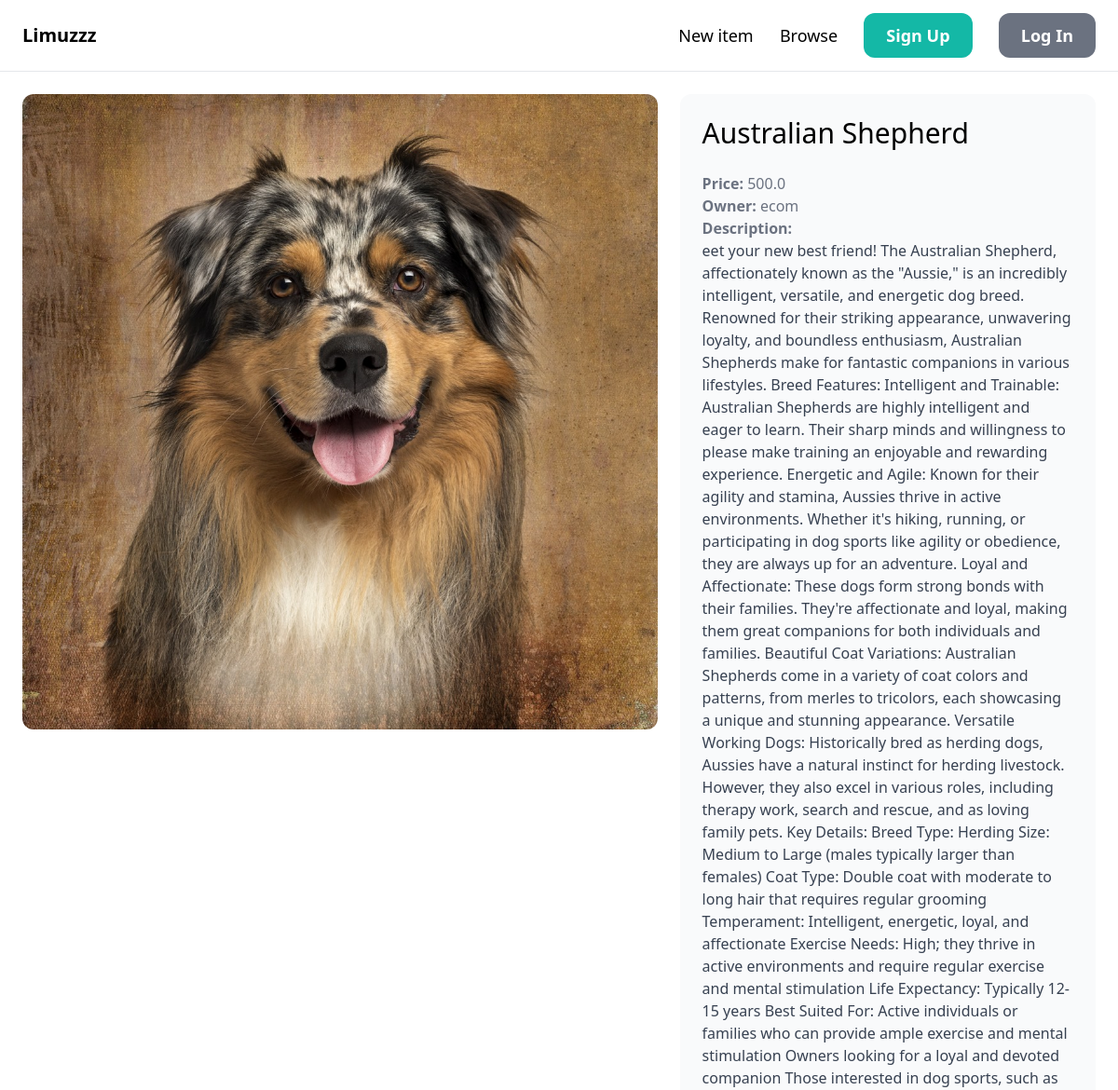
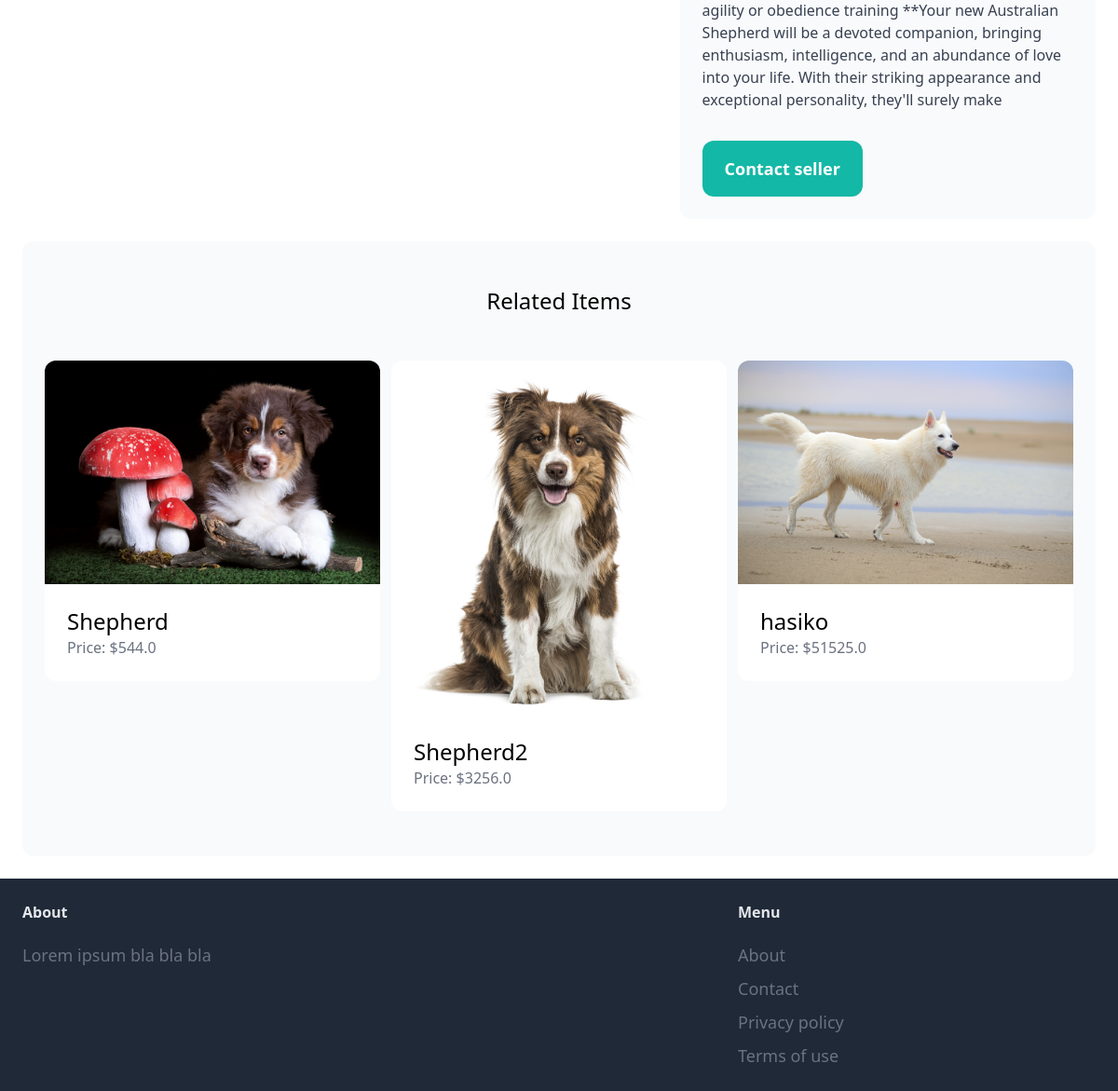
Page /items/4/ on the committed database (2 pictures, top to bottom).
### item/models.py (models this page shows, shortened)
class Item(models.Model):
    category= models.ForeignKey(Category, related_name='items', on_delete=models.CASCADE)
    name = models.CharField(max_length=255)
    description = models.TextField(blank=True, null=True)
    price = models.FloatField()
    image = models.ImageField(upload_to='item_images', blank=True, null=True)
    is_sold = models.BooleanField(default=False)
    created_by = models.ForeignKey(User, related_name='iteams', on_delete=models.CASCADE)
    created_at = models.DateTimeField(auto_now=True)

### item/views.py (the view)
# urls.py: path('<int:pk>/', views.detail, name='detail'),
def detail(request, pk):
    item = get_object_or_404(Item, pk=pk)
    relate_items = Item.objects.filter(category=item.category, is_sold=False).exclude(pk=pk)[0:3]
    return render(request, 'item/detail.html',{
        'item':item,
        'relate_items': relate_items,
    })

### item/templates/item/detail.html (shortened to what this page needs)
{% extends "core/base.html" %}
{% block content %}
<div class="grid grid-cols-5 gap-6">
    <div class="col-span-3">
        <img src="{{item.image.url}}" class="rounded-xl">
    </div>
    <div class="col-span-2 p-6 bg-gray-50 rounded-xl">
        <h1 class="mb-6 text-3xl">{{item.name}}</h1>
        <p class="text-gray-500"><strong>Price: </strong> {{item.price}}</p>
        <p class="text-gray-500"><strong>Owner: </strong> {{item.created_by}}</p>
        {% if item.description %}
        <p class="text-gray-700">
            <strong class="text-gray-500">Description: </strong> <br>
            {{item.description}}
        </p>
        {% endif %}
        {% if request.user == item.created_by %}
        <div class="mt-6 p-6 bg-white">
            <p>This is your item!</p>
            <a href="{% url 'item:edit' item.id %}" class="inline-block mt-6 px-6 py-3 text-lg font-semibold bg-teal-500 text-white rounded-xl">Edit</a>
            <a href="{% url 'item:delete' item.id %}" class="inline-block mt-6 px-6 py-3 text-lg font-semibold bg-red-500 text-white rounded-xl">Delete</a>
        </div>
        {% else %}
          <a href="{% url 'conversation:new' item.id %}" class="inline-block mt-8 px-6 py-4 text-lg font-semibold bg-teal-500 text-white rounded-xl hover:bg-teal-700">Contact seller</a>
        {% endif %}
    </div>
</div>
<div class="mt-6 px-6 py-12 bg-gray-50 rounded-xl">
        <h2 class="mb-12 text-2xl text-center">Related Items</h2>
        <div class="grid grid-cols-3 gap-3">
            {%  for item in relate_items %}
            <div>
                <a href="{% url 'item:detail' item.id %}">
                    <div>
                        {% if item.image %}
                            <img src="{{ item.image.url }}" class="rounded-t-xl">
                        {% else %}
                            <p>No image available</p>
                        {% endif %}
                    </div>
                    <div class="p-6 bg-white rounded-b-xl">
                        <h2 class="text-2xl">{{item.name}}</h2>
                        <p class="text-gray-500">Price: ${{item.price}} </p>
                    </div>
                </a>
            </div>
            {% endfor %}
        </div>
    </div>
{% endblock %}

### rows in the picture
Item: image (picture), name "Australian Shepherd", price "500.0", created_by "ecom", description "eet your new best friend! The Australian Shepherd, affectionately known as the \"Aussie,\" is an incredibly intelligent, versatile, and energetic dog breed. Renowned for their striking appearance, unwavering loyalty, and boundless enthusiasm, Australian Shepherds make for fantastic companions in various lifestyles. Breed Features: Intelligent and Trainable: Australian Shepherds are highly intelligent and eager to learn. Their sharp minds and willingness to please make training an enjoyable and rewarding experience. Energetic and Agile: Known for their agility and stamina, Aussies thrive in active environments. Whether it's hiking, running, or participating in dog sports like agility or…"
Item: image (picture), name "Shepherd", price "544.0"
Item: image (picture), name "Shepherd2", price "3256.0"
Item: image (picture), name "hasiko", price "51525.0"
